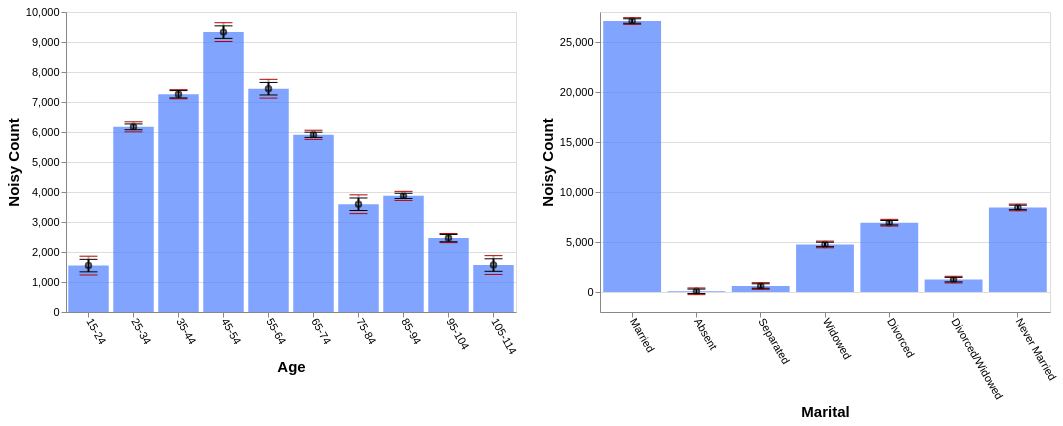

Here is the Vega-Lite specification saved for this chart:
### Vega-Lite specification from a JSON file in a GitHub repository (floating-point values rounded to 4 significant figures)
{"config": {"view": {"continuousWidth": 400, "continuousHeight": 300}, "axis": {"labelFontSize": 11, "titleFontSize": 15}, "axisBottom": {"labelAngle": 60}}, "hconcat": [{"layer": [{"mark": "bar", "encoding": {"color": {"value": "transparent"}, "tooltip": [{"aggregate": "sum", "field": "noisy_count", "title": "noisy count", "type": "quantitative"}, {"aggregate": "sum", "field": "noisy_count_prev", "title": "prev count", "type": "quantitative"}, {"aggregate": "sum", "field": "error", "title": "current error", "type": "quantitative"}, {"aggregate": "sum", "field": "error_prev", "title": "prev error", "type": "quantitative"}], "x": {"field": "age", "sort": null, "title": "Age", "type": "ordinal"}}, "height": 300, "selection": {"selector645": {"type": "interval", "encodings": ["x"]}}, "transform": [{"filter": {"selection": "selector646"}}], "width": 450}, {"mark": {"type": "bar", "color": "gray", "opacity": 0}, "encoding": {"x": {"field": "age", "sort": null, "title": "Age", "type": "ordinal"}, "y": {"aggregate": "sum", "field": "noisy_count_prev", "type": "quantitative"}}, "transform": [{"filter": {"selection": "selector646"}}]}, {"mark": {"type": "bar", "color": "#4C7FFF", "opacity": 0.7}, "encoding": {"x": {"field": "age", "sort": null, "title": "Age", "type": "ordinal"}, "y": {"aggregate": "sum", "field": "noisy_count", "type": "quantitative"}}, "transform": [{"filter": {"selection": "selector646"}}]}, {"mark": {"type": "point", "color": "black", "opacity": 0.7}, "encoding": {"x": {"field": "age", "sort": null, "title": "Age", "type": "ordinal"}, "y": {"aggregate": "sum", "field": "noisy_count", "title": "Noisy Count", "type": "quantitative"}}, "transform": [{"filter": {"selection": "selector646"}}]}, {"mark": {"type": "rule", "color": "#B6B6B6", "size": 2, "strokeDash": [3, 3]}, "encoding": {"x": {"field": "age", "sort": null, "title": "Age", "type": "ordinal"}, "y": {"aggregate": "sum", "field": "plus_error_prev_age", "title": "", "type": "quantitative"}, "y2": {"aggregate": "sum", "field": "minus_error_prev_age", "title": ""}}, "transform": [{"filter": {"selection": "selector646"}}]}, {"mark": {"type": "tick", "color": "#B90000", "size": 0, "strokeDash": [1, 1]}, "encoding": {"x": {"field": "age", "sort": null, "title": "Age", "type": "ordinal"}, "y": {"aggregate": "sum", "field": "plus_error_prev_age", "type": "quantitative"}}, "transform": [{"filter": {"selection": "selector646"}}]}, {"mark": {"type": "tick", "color": "#B90000", "size": 0, "strokeDash": [3, 1]}, "encoding": {"x": {"field": "age", "sort": null, "title": "Age", "type": "ordinal"}, "y": {"aggregate": "sum", "field": "minus_error_prev_age", "type": "quantitative"}}, "transform": [{"filter": {"selection": "selector646"}}]}, {"mark": {"type": "rule", "color": "black", "size": 2}, "encoding": {"x": {"field": "age", "sort": null, "title": "Age", "type": "ordinal"}, "y": {"aggregate": "sum", "field": "plus_error", "title": "", "type": "quantitative"}, "y2": {"aggregate": "sum", "field": "minus_error", "title": ""}}, "transform": [{"filter": {"selection": "selector646"}}]}, {"mark": {"type": "tick", "color": "black", "width": 0}, "encoding": {"x": {"field": "age", "sort": null, "title": "Age", "type": "ordinal"}, "y": {"aggregate": "sum", "field": "plus_error", "type": "quantitative"}}, "transform": [{"filter": {"selection": "selector646"}}]}, {"mark": {"type": "tick", "color": "black", "width": 0}, "encoding": {"x": {"field": "age", "sort": null, "title": "Age", "type": "ordinal"}, "y": {"aggregate": "sum", "field": "minus_error", "type": "quantitative"}}, "transform": [{"filter": {"selection": "selector646"}}]}]}, {"layer": [{"mark": "bar", "encoding": {"color": {"value": "transparent"}, "tooltip": [{"aggregate": "sum", "field": "noisy_count", "title": "noisy count", "type": "quantitative"}, {"aggregate": "sum", "field": "noisy_count_prev", "title": "prev count", "type": "quantitative"}, {"aggregate": "sum", "field": "error", "title": "current error", "type": "quantitative"}, {"aggregate": "sum", "field": "error_prev", "title": "prev error", "type": "quantitative"}], "x": {"field": "marital", "sort": null, "title": "Marital", "type": "ordinal"}}, "height": 300, "selection": {"selector646": {"type": "interval", "encodings": ["x"]}}, "transform": [{"filter": {"selection": "selector645"}}], "width": 450}, {"mark": {"type": "bar", "color": "gray", "opacity": 0}, "encoding": {"x": {"field": "marital", "sort": null, "title": "Marital", "type": "ordinal"}, "y": {"aggregate": "sum", "field": "noisy_count_prev", "type": "quantitative"}}, "transform": [{"filter": {"selection": "selector645"}}]}, {"mark": {"type": "bar", "color": "#4C7FFF", "opacity": 0.7}, "encoding": {"x": {"field": "marital", "sort": null, "title": "Marital", "type": "ordinal"}, "y": {"aggregate": "sum", "field": "noisy_count", "type": "quantitative"}}, "transform": [{"filter": {"selection": "selector645"}}]}, {"mark": {"type": "point", "color": "black", "opacity": 0.7}, "encoding": {"x": {"field": "marital", "sort": null, "title": "Marital", "type": "ordinal"}, "y": {"aggregate": "sum", "field": "noisy_count", "title": "Noisy Count", "type": "quantitative"}}, "transform": [{"filter": {"selection": "selector645"}}]}, {"mark": {"type": "rule", "color": "#B6B6B6", "size": 2, "strokeDash": [3, 3]}, "encoding": {"x": {"field": "marital", "sort": null, "title": "Marital", "type": "ordinal"}, "y": {"aggregate": "sum", "field": "plus_error_prev_marital", "title": "", "type": "quantitative"}, "y2": {"aggregate": "sum", "field": "minus_error_prev_marital", "title": ""}}, "transform": [{"filter": {"selection": "selector645"}}]}, {"mark": {"type": "tick", "color": "#B90000", "size": 0, "strokeDash": [1, 1]}, "encoding": {"x": {"field": "marital", "sort": null, "title": "Marital", "type": "ordinal"}, "y": {"aggregate": "sum", "field": "plus_error_prev_marital", "type": "quantitative"}}, "transform": [{"filter": {"selection": "selector645"}}]}, {"mark": {"type": "tick", "color": "#B90000", "size": 0, "strokeDash": [3, 1]}, "encoding": {"x": {"field": "marital", "sort": null, "title": "Marital", "type": "ordinal"}, "y": {"aggregate": "sum", "field": "minus_error_prev_marital", "type": "quantitative"}}, "transform": [{"filter": {"selection": "selector645"}}]}, {"mark": {"type": "rule", "color": "black", "size": 2}, "encoding": {"x": {"field": "marital", "sort": null, "title": "Marital", "type": "ordinal"}, "y": {"aggregate": "sum", "field": "plus_error", "title": "", "type": "quantitative"}, "y2": {"aggregate": "sum", "field": "minus_error", "title": ""}}, "transform": [{"filter": {"selection": "selector645"}}]}, {"mark": {"type": "tick", "color": "black", "width": 0}, "encoding": {"x": {"field": "marital", "sort": null, "title": "Marital", "type": "ordinal"}, "y": {"aggregate": "sum", "field": "plus_error", "type": "quantitative"}}, "transform": [{"filter": {"selection": "selector645"}}]}, {"mark": {"type": "tick", "color": "black", "width": 0}, "encoding": {"x": {"field": "marital", "sort": null, "title": "Marital", "type": "ordinal"}, "y": {"aggregate": "sum", "field": "minus_error", "type": "quantitative"}}, "transform": [{"filter": {"selection": "selector645"}}]}]}], "data": {"name": "data-38f4feac04e233df19312135c0eec9fb"}, "$schema": "https://vega.github.io/schema/vega-lite/v4.17.0.json", "datasets": {"data-38f4feac04e233df19312135c0eec9fb": [{"age": "15-24", "marital": "Married", "noisy_count": 307.4, "true_count": 295.0, "plus_error": 337.2, "minus_error": 277.6, "error": 29.8, "noisy_count_prev": 316.6, "true_count_prev": 295.0, "plus_error_prev": 361.3, "minus_error_prev": 271.9, "error_prev": 44.7, "plus_error_prev_age": 364.6, "minus_error_prev_age": 275.2, "plus_error_prev_marital": 362.8, "minus_error_prev_marital": 273.4}, {"age": "15-24", "marital": "Absent", "noisy_count": -0.9, "true_count": 13.0, "plus_error": 28.9, "minus_error": -30.7, "error": 29.8, "noisy_count_prev": -14.5, "true_count_prev": 13.0, "plus_error_prev": 30.2, "minus_error_prev": -59.3, "error_prev": 44.7, "plus_error_prev_age": 33.53, "minus_error_prev_age": -55.97, "plus_error_prev_marital": 33.04, "minus_error_prev_marital": -56.46}, {"age": "15-24", "marital": "Separated", "noisy_count": 2.5, "true_count": 18.0, "plus_error": 32.3, "minus_error": -27.3, "error": 29.8, "noisy_count_prev": -1.7, "true_count_prev": 18.0, "plus_error_prev": 43.0, "minus_error_prev": -46.4, "error_prev": 44.7, "plus_error_prev_age": 46.33, "minus_error_prev_age": -43.07, "plus_error_prev_marital": 45.22, "minus_error_prev_marital": -44.18}, {"age": "15-24", "marital": "Widowed", "noisy_count": 27.4, "true_count": 2.0, "plus_error": 57.2, "minus_error": -2.4, "error": 29.8, "noisy_count_prev": 71.9, "true_count_prev": 2.0, "plus_error_prev": 116.6, "minus_error_prev": 27.2, "error_prev": 44.7, "plus_error_prev_age": 119.9, "minus_error_prev_age": 30.53, "plus_error_prev_marital": 110.9, "minus_error_prev_marital": 21.48}, {"age": "15-24", "marital": "Divorced", "noisy_count": 101.4, "true_count": 22.0, "plus_error": 131.2, "minus_error": 71.6, "error": 29.8, "noisy_count_prev": 71.0, "true_count_prev": 22.0, "plus_error_prev": 115.7, "minus_error_prev": 26.3, "error_prev": 44.7, "plus_error_prev_age": 119.0, "minus_error_prev_age": 29.63, "plus_error_prev_marital": 108.2, "minus_error_prev_marital": 18.84}, {"age": "15-24", "marital": "Divorced/Widowed", "noisy_count": -37.9, "true_count": 16.0, "plus_error": -8.1, "minus_error": -67.7, "error": 29.8, "noisy_count_prev": -39.7, "true_count_prev": 16.0, "plus_error_prev": 5.0, "minus_error_prev": -84.4, "error_prev": 44.7, "plus_error_prev_age": 8.329, "minus_error_prev_age": -81.07, "plus_error_prev_marital": -8.89, "minus_error_prev_marital": -98.29}, {"age": "15-24", "marital": "Never Married", "noisy_count": 1147.0, "true_count": 1190.0, "plus_error": 1177.0, "minus_error": 1117.0, "error": 29.8, "noisy_count_prev": 1120.0, "true_count_prev": 1190.0, "plus_error_prev": 1165.0, "minus_error_prev": 1076.0, "error_prev": 44.7, "plus_error_prev_age": 1168.0, "minus_error_prev_age": 1079.0, "plus_error_prev_marital": 1166.0, "minus_error_prev_marital": 1077.0}, {"age": "25-34", "marital": "Married", "noisy_count": 2771.0, "true_count": 2764.0, "plus_error": 2785.0, "minus_error": 2757.0, "error": 13.8, "noisy_count_prev": 2780.0, "true_count_prev": 2764.0, "plus_error_prev": 2804.0, "minus_error_prev": 2756.0, "error_prev": 23.9, "plus_error_prev_age": 2801.0, "minus_error_prev_age": 2753.0, "plus_error_prev_marital": 2805.0, "minus_error_prev_marital": 2757.0}, {"age": "25-34", "marital": "Absent", "noisy_count": 7.4, "true_count": 33.0, "plus_error": 21.2, "minus_error": -6.4, "error": 13.8, "noisy_count_prev": 6.0, "true_count_prev": 33.0, "plus_error_prev": 29.9, "minus_error_prev": -17.9, "error_prev": 23.9, "plus_error_prev_age": 26.94, "minus_error_prev_age": -20.86, "plus_error_prev_marital": 32.74, "minus_error_prev_marital": -15.06}, {"age": "25-34", "marital": "Separated", "noisy_count": 43.3, "true_count": 77.0, "plus_error": 57.1, "minus_error": 29.5, "error": 13.8, "noisy_count_prev": 43.5, "true_count_prev": 77.0, "plus_error_prev": 67.4, "minus_error_prev": 19.6, "error_prev": 23.9, "plus_error_prev_age": 64.44, "minus_error_prev_age": 16.64, "plus_error_prev_marital": 69.62, "minus_error_prev_marital": 21.82}, {"age": "25-34", "marital": "Widowed", "noisy_count": 32.0, "true_count": 11.0, "plus_error": 45.8, "minus_error": 18.2, "error": 13.8, "noisy_count_prev": 30.6, "true_count_prev": 11.0, "plus_error_prev": 54.5, "minus_error_prev": 6.6, "error_prev": 23.9, "plus_error_prev_age": 51.54, "minus_error_prev_age": 3.643, "plus_error_prev_marital": 48.78, "minus_error_prev_marital": 0.88}, {"age": "25-34", "marital": "Divorced", "noisy_count": 362.7, "true_count": 372.0, "plus_error": 376.5, "minus_error": 348.9, "error": 13.8, "noisy_count_prev": 356.1, "true_count_prev": 372.0, "plus_error_prev": 380.0, "minus_error_prev": 332.2, "error_prev": 23.9, "plus_error_prev_age": 377.0, "minus_error_prev_age": 329.2, "plus_error_prev_marital": 372.5, "minus_error_prev_marital": 324.7}, {"age": "25-34", "marital": "Divorced/Widowed", "noisy_count": 228.6, "true_count": 189.0, "plus_error": 242.4, "minus_error": 214.8, "error": 13.8, "noisy_count_prev": 234.0, "true_count_prev": 189.0, "plus_error_prev": 257.9, "minus_error_prev": 210.1, "error_prev": 23.9, "plus_error_prev_age": 254.9, "minus_error_prev_age": 207.1, "plus_error_prev_marital": 244.0, "minus_error_prev_marital": 196.2}, {"age": "25-34", "marital": "Never Married", "noisy_count": 2727.0, "true_count": 2691.0, "plus_error": 2741.0, "minus_error": 2714.0, "error": 13.8, "noisy_count_prev": 2743.0, "true_count_prev": 2691.0, "plus_error_prev": 2767.0, "minus_error_prev": 2719.0, "error_prev": 23.9, "plus_error_prev_age": 2764.0, "minus_error_prev_age": 2716.0, "plus_error_prev_marital": 2768.0, "minus_error_prev_marital": 2720.0}, {"age": "35-44", "marital": "Married", "noisy_count": 4255.0, "true_count": 4273.0, "plus_error": 4272.0, "minus_error": 4238.0, "error": 17.4, "noisy_count_prev": 4251.0, "true_count_prev": 4273.0, "plus_error_prev": 4272.0, "minus_error_prev": 4229.0, "error_prev": 21.7, "plus_error_prev_age": 4269.0, "minus_error_prev_age": 4226.0, "plus_error_prev_marital": 4274.0, "minus_error_prev_marital": 4230.0}, {"age": "35-44", "marital": "Absent", "noisy_count": 46.9, "true_count": 31.0, "plus_error": 64.3, "minus_error": 29.4, "error": 17.4, "noisy_count_prev": 29.3, "true_count_prev": 31.0, "plus_error_prev": 51.0, "minus_error_prev": 7.6, "error_prev": 21.7, "plus_error_prev_age": 47.73, "minus_error_prev_age": 4.329, "plus_error_prev_marital": 53.84, "minus_error_prev_marital": 10.44}, {"age": "35-44", "marital": "Separated", "noisy_count": 144.6, "true_count": 96.0, "plus_error": 162.0, "minus_error": 127.1, "error": 17.4, "noisy_count_prev": 130.5, "true_count_prev": 96.0, "plus_error_prev": 152.2, "minus_error_prev": 108.8, "error_prev": 21.7, "plus_error_prev_age": 148.9, "minus_error_prev_age": 105.5, "plus_error_prev_marital": 154.4, "minus_error_prev_marital": 111.0}, {"age": "35-44", "marital": "Widowed", "noisy_count": 6.3, "true_count": 57.0, "plus_error": 23.8, "minus_error": -11.1, "error": 17.4, "noisy_count_prev": 19.5, "true_count_prev": 57.0, "plus_error_prev": 41.2, "minus_error_prev": -2.1, "error_prev": 21.7, "plus_error_prev_age": 37.93, "minus_error_prev_age": -5.371, "plus_error_prev_marital": 35.48, "minus_error_prev_marital": -7.82}, {"age": "35-44", "marital": "Divorced", "noisy_count": 928.0, "true_count": 905.0, "plus_error": 945.4, "minus_error": 910.5, "error": 17.4, "noisy_count_prev": 931.3, "true_count_prev": 905.0, "plus_error_prev": 953.0, "minus_error_prev": 909.6, "error_prev": 21.7, "plus_error_prev_age": 949.7, "minus_error_prev_age": 906.3, "plus_error_prev_marital": 945.5, "minus_error_prev_marital": 902.1}, {"age": "35-44", "marital": "Divorced/Widowed", "noisy_count": 251.8, "true_count": 286.0, "plus_error": 269.3, "minus_error": 234.4, "error": 17.4, "noisy_count_prev": 261.3, "true_count_prev": 286.0, "plus_error_prev": 283.0, "minus_error_prev": 239.6, "error_prev": 21.7, "plus_error_prev_age": 279.7, "minus_error_prev_age": 236.3, "plus_error_prev_marital": 269.1, "minus_error_prev_marital": 225.7}, {"age": "35-44", "marital": "Never Married", "noisy_count": 1626.0, "true_count": 1684.0, "plus_error": 1643.0, "minus_error": 1608.0, "error": 17.4, "noisy_count_prev": 1659.0, "true_count_prev": 1684.0, "plus_error_prev": 1680.0, "minus_error_prev": 1637.0, "error_prev": 21.7, "plus_error_prev_age": 1677.0, "minus_error_prev_age": 1634.0, "plus_error_prev_marital": 1682.0, "minus_error_prev_marital": 1638.0}, {"age": "45-54", "marital": "Married", "noisy_count": 5462.0, "true_count": 5589.0, "plus_error": 5492.0, "minus_error": 5432.0, "error": 29.8, "noisy_count_prev": 5439.0, "true_count_prev": 5589.0, "plus_error_prev": 5483.0, "minus_error_prev": 5394.0, "error_prev": 44.7, "plus_error_prev_age": 5489.0, "minus_error_prev_age": 5399.0, "plus_error_prev_marital": 5485.0, "minus_error_prev_marital": 5395.0}, {"age": "45-54", "marital": "Absent", "noisy_count": 25.0, "true_count": 27.0, "plus_error": 54.8, "minus_error": -4.8, "error": 29.8, "noisy_count_prev": -0.5, "true_count_prev": 27.0, "plus_error_prev": 44.2, "minus_error_prev": -45.2, "error_prev": 44.7, "plus_error_prev_age": 49.66, "minus_error_prev_age": -39.74, "plus_error_prev_marital": 47.04, "minus_error_prev_marital": -42.36}, {"age": "45-54", "marital": "Separated", "noisy_count": 172.6, "true_count": 156.0, "plus_error": 202.4, "minus_error": 142.8, "error": 29.8, "noisy_count_prev": 151.9, "true_count_prev": 156.0, "plus_error_prev": 196.6, "minus_error_prev": 107.2, "error_prev": 44.7, "plus_error_prev_age": 202.1, "minus_error_prev_age": 112.7, "plus_error_prev_marital": 198.8, "minus_error_prev_marital": 109.4}, {"age": "45-54", "marital": "Widowed", "noisy_count": 106.1, "true_count": 143.0, "plus_error": 136.0, "minus_error": 76.3, "error": 29.8, "noisy_count_prev": 113.6, "true_count_prev": 143.0, "plus_error_prev": 158.3, "minus_error_prev": 68.9, "error_prev": 44.7, "plus_error_prev_age": 163.8, "minus_error_prev_age": 74.36, "plus_error_prev_marital": 152.6, "minus_error_prev_marital": 63.18}, {"age": "45-54", "marital": "Divorced", "noisy_count": 1812.0, "true_count": 1715.0, "plus_error": 1842.0, "minus_error": 1782.0, "error": 29.8, "noisy_count_prev": 1826.0, "true_count_prev": 1715.0, "plus_error_prev": 1871.0, "minus_error_prev": 1782.0, "error_prev": 44.7, "plus_error_prev_age": 1877.0, "minus_error_prev_age": 1787.0, "plus_error_prev_marital": 1864.0, "minus_error_prev_marital": 1774.0}, {"age": "45-54", "marital": "Divorced/Widowed", "noisy_count": 347.2, "true_count": 379.0, "plus_error": 377.0, "minus_error": 317.4, "error": 29.8, "noisy_count_prev": 384.5, "true_count_prev": 379.0, "plus_error_prev": 429.2, "minus_error_prev": 339.7, "error_prev": 44.7, "plus_error_prev_age": 434.7, "minus_error_prev_age": 345.2, "plus_error_prev_marital": 415.3, "minus_error_prev_marital": 325.8}, {"age": "45-54", "marital": "Never Married", "noisy_count": 1404.0, "true_count": 1324.0, "plus_error": 1434.0, "minus_error": 1374.0, "error": 29.8, "noisy_count_prev": 1376.0, "true_count_prev": 1324.0, "plus_error_prev": 1421.0, "minus_error_prev": 1332.0, "error_prev": 44.7, "plus_error_prev_age": 1427.0, "minus_error_prev_age": 1337.0, "plus_error_prev_marital": 1422.0, "minus_error_prev_marital": 1333.0}, {"age": "55-64", "marital": "Married", "noisy_count": 4558.0, "true_count": 4513.0, "plus_error": 4588.0, "minus_error": 4528.0, "error": 29.8, "noisy_count_prev": 4572.0, "true_count_prev": 4513.0, "plus_error_prev": 4617.0, "minus_error_prev": 4527.0, "error_prev": 44.7, "plus_error_prev_age": 4607.0, "minus_error_prev_age": 4518.0, "plus_error_prev_marital": 4618.0, "minus_error_prev_marital": 4529.0}, {"age": "55-64", "marital": "Absent", "noisy_count": 45.5, "true_count": 10.0, "plus_error": 75.3, "minus_error": 15.7, "error": 29.8, "noisy_count_prev": 25.5, "true_count_prev": 10.0, "plus_error_prev": 70.2, "minus_error_prev": -19.3, "error_prev": 44.7, "plus_error_prev_age": 60.37, "minus_error_prev_age": -29.13, "plus_error_prev_marital": 73.04, "minus_error_prev_marital": -16.46}, {"age": "55-64", "marital": "Separated", "noisy_count": 30.8, "true_count": 106.0, "plus_error": 60.6, "minus_error": 1.0, "error": 29.8, "noisy_count_prev": 34.3, "true_count_prev": 106.0, "plus_error_prev": 79.0, "minus_error_prev": -10.5, "error_prev": 44.7, "plus_error_prev_age": 69.17, "minus_error_prev_age": -20.33, "plus_error_prev_marital": 81.22, "minus_error_prev_marital": -8.28}, {"age": "55-64", "marital": "Widowed", "noisy_count": 226.8, "true_count": 210.0, "plus_error": 256.6, "minus_error": 197.0, "error": 29.8, "noisy_count_prev": 227.6, "true_count_prev": 210.0, "plus_error_prev": 272.3, "minus_error_prev": 182.9, "error_prev": 44.7, "plus_error_prev_age": 262.5, "minus_error_prev_age": 173.1, "plus_error_prev_marital": 266.6, "minus_error_prev_marital": 177.2}, {"age": "55-64", "marital": "Divorced", "noisy_count": 1541.0, "true_count": 1509.0, "plus_error": 1570.0, "minus_error": 1511.0, "error": 29.8, "noisy_count_prev": 1558.0, "true_count_prev": 1509.0, "plus_error_prev": 1603.0, "minus_error_prev": 1513.0, "error_prev": 44.7, "plus_error_prev_age": 1593.0, "minus_error_prev_age": 1504.0, "plus_error_prev_marital": 1595.0, "minus_error_prev_marital": 1506.0}, {"age": "55-64", "marital": "Divorced/Widowed", "noisy_count": 306.2, "true_count": 241.0, "plus_error": 336.1, "minus_error": 276.4, "error": 29.8, "noisy_count_prev": 336.7, "true_count_prev": 241.0, "plus_error_prev": 381.5, "minus_error_prev": 292.0, "error_prev": 44.7, "plus_error_prev_age": 371.7, "minus_error_prev_age": 282.2, "plus_error_prev_marital": 367.6, "minus_error_prev_marital": 278.1}, {"age": "55-64", "marital": "Never Married", "noisy_count": 735.1, "true_count": 730.0, "plus_error": 765.0, "minus_error": 705.3, "error": 29.8, "noisy_count_prev": 757.8, "true_count_prev": 730.0, "plus_error_prev": 802.5, "minus_error_prev": 713.0, "error_prev": 44.7, "plus_error_prev_age": 792.7, "minus_error_prev_age": 703.2, "plus_error_prev_marital": 803.5, "minus_error_prev_marital": 714.0}, {"age": "65-74", "marital": "Married", "noisy_count": 3661.0, "true_count": 3666.0, "plus_error": 3674.0, "minus_error": 3649.0, "error": 12.4, "noisy_count_prev": 3671.0, "true_count_prev": 3666.0, "plus_error_prev": 3692.0, "minus_error_prev": 3649.0, "error_prev": 21.8, "plus_error_prev_age": 3692.0, "minus_error_prev_age": 3648.0, "plus_error_prev_marital": 3694.0, "minus_error_prev_marital": 3650.0}, {"age": "65-74", "marital": "Absent", "noisy_count": 47.6, "true_count": 1.0, "plus_error": 60.0, "minus_error": 35.2, "error": 12.4, "noisy_count_prev": 51.2, "true_count_prev": 1.0, "plus_error_prev": 73.0, "minus_error_prev": 29.3, "error_prev": 21.8, "plus_error_prev_age": 72.13, "minus_error_prev_age": 28.43, "plus_error_prev_marital": 75.84, "minus_error_prev_marital": 32.14}, {"age": "65-74", "marital": "Separated", "noisy_count": 54.0, "true_count": 84.0, "plus_error": 66.5, "minus_error": 41.6, "error": 12.4, "noisy_count_prev": 44.5, "true_count_prev": 84.0, "plus_error_prev": 66.3, "minus_error_prev": 22.6, "error_prev": 21.8, "plus_error_prev_age": 65.43, "minus_error_prev_age": 21.73, "plus_error_prev_marital": 68.52, "minus_error_prev_marital": 24.82}, {"age": "65-74", "marital": "Widowed", "noisy_count": 422.6, "true_count": 406.0, "plus_error": 435.0, "minus_error": 410.2, "error": 12.4, "noisy_count_prev": 414.9, "true_count_prev": 406.0, "plus_error_prev": 436.7, "minus_error_prev": 393.0, "error_prev": 21.8, "plus_error_prev_age": 435.8, "minus_error_prev_age": 392.1, "plus_error_prev_marital": 431.0, "minus_error_prev_marital": 387.3}, {"age": "65-74", "marital": "Divorced", "noisy_count": 1181.0, "true_count": 1161.0, "plus_error": 1194.0, "minus_error": 1169.0, "error": 12.4, "noisy_count_prev": 1183.0, "true_count_prev": 1161.0, "plus_error_prev": 1204.0, "minus_error_prev": 1161.0, "error_prev": 21.8, "plus_error_prev_age": 1204.0, "minus_error_prev_age": 1160.0, "plus_error_prev_marital": 1197.0, "minus_error_prev_marital": 1153.0}, {"age": "65-74", "marital": "Divorced/Widowed", "noisy_count": 129.5, "true_count": 150.0, "plus_error": 141.9, "minus_error": 117.1, "error": 12.4, "noisy_count_prev": 132.8, "true_count_prev": 150.0, "plus_error_prev": 154.6, "minus_error_prev": 111.0, "error_prev": 21.8, "plus_error_prev_age": 153.7, "minus_error_prev_age": 110.1, "plus_error_prev_marital": 140.7, "minus_error_prev_marital": 97.11}, {"age": "65-74", "marital": "Never Married", "noisy_count": 410.7, "true_count": 399.0, "plus_error": 423.1, "minus_error": 398.3, "error": 12.4, "noisy_count_prev": 416.3, "true_count_prev": 399.0, "plus_error_prev": 438.1, "minus_error_prev": 394.5, "error_prev": 21.8, "plus_error_prev_age": 437.2, "minus_error_prev_age": 393.6, "plus_error_prev_marital": 439.1, "minus_error_prev_marital": 395.5}, {"age": "75-84", "marital": "Married", "noisy_count": 2364.0, "true_count": 2360.0, "plus_error": 2394.0, "minus_error": 2334.0, "error": 29.8, "noisy_count_prev": 2346.0, "true_count_prev": 2360.0, "plus_error_prev": 2391.0, "minus_error_prev": 2301.0, "error_prev": 44.7, "plus_error_prev_age": 2386.0, "minus_error_prev_age": 2296.0, "plus_error_prev_marital": 2392.0, "minus_error_prev_marital": 2303.0}, {"age": "75-84", "marital": "Absent", "noisy_count": 6.0, "true_count": 2.0, "plus_error": 35.8, "minus_error": -23.8, "error": 29.8, "noisy_count_prev": 27.5, "true_count_prev": 2.0, "plus_error_prev": 72.3, "minus_error_prev": -17.2, "error_prev": 44.7, "plus_error_prev_age": 67.03, "minus_error_prev_age": -22.47, "plus_error_prev_marital": 75.14, "minus_error_prev_marital": -14.36}, {"age": "75-84", "marital": "Separated", "noisy_count": -67.5, "true_count": 56.0, "plus_error": -37.7, "minus_error": -97.4, "error": 29.8, "noisy_count_prev": -76.0, "true_count_prev": 56.0, "plus_error_prev": -31.3, "minus_error_prev": -120.7, "error_prev": 44.7, "plus_error_prev_age": -36.57, "minus_error_prev_age": -126.0, "plus_error_prev_marital": -29.08, "minus_error_prev_marital": -118.5}, {"age": "75-84", "marital": "Widowed", "noisy_count": 639.3, "true_count": 638.0, "plus_error": 669.1, "minus_error": 609.5, "error": 29.8, "noisy_count_prev": 640.2, "true_count_prev": 638.0, "plus_error_prev": 684.9, "minus_error_prev": 595.5, "error_prev": 44.7, "plus_error_prev_age": 679.6, "minus_error_prev_age": 590.2, "plus_error_prev_marital": 679.2, "minus_error_prev_marital": 589.8}, {"age": "75-84", "marital": "Divorced", "noisy_count": 460.3, "true_count": 592.0, "plus_error": 490.1, "minus_error": 430.5, "error": 29.8, "noisy_count_prev": 511.1, "true_count_prev": 592.0, "plus_error_prev": 555.8, "minus_error_prev": 466.3, "error_prev": 44.7, "plus_error_prev_age": 550.5, "minus_error_prev_age": 461.0, "plus_error_prev_marital": 548.3, "minus_error_prev_marital": 458.8}, {"age": "75-84", "marital": "Divorced/Widowed", "noisy_count": 63.6, "true_count": 72.0, "plus_error": 93.4, "minus_error": 33.8, "error": 29.8, "noisy_count_prev": 78.3, "true_count_prev": 72.0, "plus_error_prev": 123.1, "minus_error_prev": 33.6, "error_prev": 44.7, "plus_error_prev_age": 117.8, "minus_error_prev_age": 28.33, "plus_error_prev_marital": 109.2, "minus_error_prev_marital": 19.71}, {"age": "75-84", "marital": "Never Married", "noisy_count": 126.3, "true_count": 189.0, "plus_error": 156.1, "minus_error": 96.4, "error": 29.8, "noisy_count_prev": 101.5, "true_count_prev": 189.0, "plus_error_prev": 146.2, "minus_error_prev": 56.8, "error_prev": 44.7, "plus_error_prev_age": 140.9, "minus_error_prev_age": 51.53, "plus_error_prev_marital": 147.2, "minus_error_prev_marital": 57.8}, {"age": "85-94", "marital": "Married", "noisy_count": 2145.0, "true_count": 2152.0, "plus_error": 2157.0, "minus_error": 2132.0, "error": 12.3, "noisy_count_prev": 2154.0, "true_count_prev": 2152.0, "plus_error_prev": 2176.0, "minus_error_prev": 2132.0, "error_prev": 21.6, "plus_error_prev_age": 2177.0, "minus_error_prev_age": 2134.0, "plus_error_prev_marital": 2177.0, "minus_error_prev_marital": 2134.0}, {"age": "85-94", "marital": "Absent", "noisy_count": -20.7, "true_count": 0.0, "plus_error": -8.4, "minus_error": -33.0, "error": 12.3, "noisy_count_prev": -33.8, "true_count_prev": 0.0, "plus_error_prev": -12.2, "minus_error_prev": -55.4, "error_prev": 21.6, "plus_error_prev_age": -10.84, "minus_error_prev_age": -54.04, "plus_error_prev_marital": -9.36, "minus_error_prev_marital": -52.56}, {"age": "85-94", "marital": "Separated", "noisy_count": 50.3, "true_count": 52.0, "plus_error": 62.6, "minus_error": 38.0, "error": 12.3, "noisy_count_prev": 38.0, "true_count_prev": 52.0, "plus_error_prev": 59.6, "minus_error_prev": 16.4, "error_prev": 21.6, "plus_error_prev_age": 60.96, "minus_error_prev_age": 17.76, "plus_error_prev_marital": 61.82, "minus_error_prev_marital": 18.62}, {"age": "85-94", "marital": "Widowed", "noisy_count": 1213.0, "true_count": 1211.0, "plus_error": 1226.0, "minus_error": 1201.0, "error": 12.3, "noisy_count_prev": 1215.0, "true_count_prev": 1211.0, "plus_error_prev": 1236.0, "minus_error_prev": 1193.0, "error_prev": 21.6, "plus_error_prev_age": 1238.0, "minus_error_prev_age": 1195.0, "plus_error_prev_marital": 1231.0, "minus_error_prev_marital": 1187.0}, {"age": "85-94", "marital": "Divorced", "noisy_count": 387.0, "true_count": 390.0, "plus_error": 399.3, "minus_error": 374.8, "error": 12.3, "noisy_count_prev": 385.2, "true_count_prev": 390.0, "plus_error_prev": 406.8, "minus_error_prev": 363.6, "error_prev": 21.6, "plus_error_prev_age": 408.2, "minus_error_prev_age": 365.0, "plus_error_prev_marital": 399.3, "minus_error_prev_marital": 356.1}, {"age": "85-94", "marital": "Divorced/Widowed", "noisy_count": -82.4, "true_count": 50.0, "plus_error": -70.1, "minus_error": -94.7, "error": 12.3, "noisy_count_prev": -76.4, "true_count_prev": 50.0, "plus_error_prev": -54.8, "minus_error_prev": -98.0, "error_prev": 21.6, "plus_error_prev_age": -53.44, "minus_error_prev_age": -96.64, "plus_error_prev_marital": -68.69, "minus_error_prev_marital": -111.9}, {"age": "85-94", "marital": "Never Married", "noisy_count": 178.6, "true_count": 182.0, "plus_error": 190.9, "minus_error": 166.4, "error": 12.3, "noisy_count_prev": 179.5, "true_count_prev": 182.0, "plus_error_prev": 201.1, "minus_error_prev": 157.9, "error_prev": 21.6, "plus_error_prev_age": 202.5, "minus_error_prev_age": 159.3, "plus_error_prev_marital": 202.1, "minus_error_prev_marital": 158.9}, {"age": "95-104", "marital": "Married", "noisy_count": 1081.0, "true_count": 1055.0, "plus_error": 1098.0, "minus_error": 1064.0, "error": 17.4, "noisy_count_prev": 1069.0, "true_count_prev": 1055.0, "plus_error_prev": 1091.0, "minus_error_prev": 1047.0, "error_prev": 21.7, "plus_error_prev_age": 1084.0, "minus_error_prev_age": 1041.0, "plus_error_prev_marital": 1092.0, "minus_error_prev_marital": 1049.0}, {"age": "95-104", "marital": "Absent", "noisy_count": -49.5, "true_count": 0.0, "plus_error": -32.1, "minus_error": -67.0, "error": 17.4, "noisy_count_prev": -12.0, "true_count_prev": 0.0, "plus_error_prev": 9.7, "minus_error_prev": -33.7, "error_prev": 21.7, "plus_error_prev_age": 2.857, "minus_error_prev_age": -40.54, "plus_error_prev_marital": 12.54, "minus_error_prev_marital": -30.86}, {"age": "95-104", "marital": "Separated", "noisy_count": 36.9, "true_count": 41.0, "plus_error": 54.4, "minus_error": 19.5, "error": 17.4, "noisy_count_prev": 28.7, "true_count_prev": 41.0, "plus_error_prev": 50.4, "minus_error_prev": 7.0, "error_prev": 21.7, "plus_error_prev_age": 43.56, "minus_error_prev_age": 0.1571, "plus_error_prev_marital": 52.62, "minus_error_prev_marital": 9.22}, {"age": "95-104", "marital": "Widowed", "noisy_count": 1161.0, "true_count": 1174.0, "plus_error": 1178.0, "minus_error": 1143.0, "error": 17.4, "noisy_count_prev": 1162.0, "true_count_prev": 1174.0, "plus_error_prev": 1183.0, "minus_error_prev": 1140.0, "error_prev": 21.7, "plus_error_prev_age": 1176.0, "minus_error_prev_age": 1133.0, "plus_error_prev_marital": 1177.0, "minus_error_prev_marital": 1134.0}, {"age": "95-104", "marital": "Divorced", "noisy_count": 121.8, "true_count": 140.0, "plus_error": 139.2, "minus_error": 104.3, "error": 17.4, "noisy_count_prev": 136.3, "true_count_prev": 140.0, "plus_error_prev": 158.0, "minus_error_prev": 114.7, "error_prev": 21.7, "plus_error_prev_age": 151.2, "minus_error_prev_age": 107.9, "plus_error_prev_marital": 150.5, "minus_error_prev_marital": 107.2}, {"age": "95-104", "marital": "Divorced/Widowed", "noisy_count": 47.4, "true_count": 16.0, "plus_error": 64.9, "minus_error": 30.0, "error": 17.4, "noisy_count_prev": 55.6, "true_count_prev": 16.0, "plus_error_prev": 77.3, "minus_error_prev": 34.0, "error_prev": 21.7, "plus_error_prev_age": 70.46, "minus_error_prev_age": 27.16, "plus_error_prev_marital": 63.41, "minus_error_prev_marital": 20.11}, {"age": "95-104", "marital": "Never Married", "noisy_count": 64.8, "true_count": 119.0, "plus_error": 82.3, "minus_error": 47.4, "error": 17.4, "noisy_count_prev": 72.0, "true_count_prev": 119.0, "plus_error_prev": 93.7, "minus_error_prev": 50.4, "error_prev": 21.7, "plus_error_prev_age": 86.86, "minus_error_prev_age": 43.56, "plus_error_prev_marital": 94.7, "minus_error_prev_marital": 51.4}, {"age": "105-114", "marital": "Married", "noisy_count": 493.4, "true_count": 398.0, "plus_error": 523.2, "minus_error": 463.5, "error": 29.8, "noisy_count_prev": 485.4, "true_count_prev": 398.0, "plus_error_prev": 530.2, "minus_error_prev": 440.7, "error_prev": 44.7, "plus_error_prev_age": 521.2, "minus_error_prev_age": 431.7, "plus_error_prev_marital": 531.7, "minus_error_prev_marital": 442.2}, {"age": "105-114", "marital": "Absent", "noisy_count": -38.6, "true_count": 0.0, "plus_error": -8.7, "minus_error": -68.4, "error": 29.8, "noisy_count_prev": -38.4, "true_count_prev": 0.0, "plus_error_prev": 6.3, "minus_error_prev": -83.1, "error_prev": 44.7, "plus_error_prev_age": -2.714, "minus_error_prev_age": -92.11, "plus_error_prev_marital": 9.14, "minus_error_prev_marital": -80.26}, {"age": "105-114", "marital": "Separated", "noisy_count": 131.8, "true_count": 25.0, "plus_error": 161.6, "minus_error": 102.0, "error": 29.8, "noisy_count_prev": 183.4, "true_count_prev": 25.0, "plus_error_prev": 228.1, "minus_error_prev": 138.6, "error_prev": 44.7, "plus_error_prev_age": 219.1, "minus_error_prev_age": 129.6, "plus_error_prev_marital": 230.3, "minus_error_prev_marital": 140.8}, {"age": "105-114", "marital": "Widowed", "noisy_count": 921.4, "true_count": 881.0, "plus_error": 951.2, "minus_error": 891.6, "error": 29.8, "noisy_count_prev": 918.7, "true_count_prev": 881.0, "plus_error_prev": 963.4, "minus_error_prev": 874.0, "error_prev": 44.7, "plus_error_prev_age": 954.4, "minus_error_prev_age": 865.0, "plus_error_prev_marital": 957.7, "minus_error_prev_marital": 868.3}, {"age": "105-114", "marital": "Divorced", "noisy_count": 35.5, "true_count": 44.0, "plus_error": 65.4, "minus_error": 5.7, "error": 29.8, "noisy_count_prev": 47.4, "true_count_prev": 44.0, "plus_error_prev": 92.2, "minus_error_prev": 2.7, "error_prev": 44.7, "plus_error_prev_age": 83.19, "minus_error_prev_age": -6.314, "plus_error_prev_marital": 84.74, "minus_error_prev_marital": -4.76}, {"age": "105-114", "marital": "Divorced/Widowed", "noisy_count": -16.2, "true_count": 4.0, "plus_error": 13.6, "minus_error": -46.0, "error": 29.8, "noisy_count_prev": 9.6, "true_count_prev": 4.0, "plus_error_prev": 54.3, "minus_error_prev": -35.1, "error_prev": 44.7, "plus_error_prev_age": 45.29, "minus_error_prev_age": -44.11, "plus_error_prev_marital": 40.41, "minus_error_prev_marital": -48.99}, {"age": "105-114", "marital": "Never Married", "noisy_count": 37.7, "true_count": 49.0, "plus_error": 67.5, "minus_error": 7.9, "error": 29.8, "noisy_count_prev": 22.0, "true_count_prev": 49.0, "plus_error_prev": 66.7, "minus_error_prev": -22.7, "error_prev": 44.7, "plus_error_prev_age": 57.69, "minus_error_prev_age": -31.71, "plus_error_prev_marital": 67.7, "minus_error_prev_marital": -21.7}]}}
